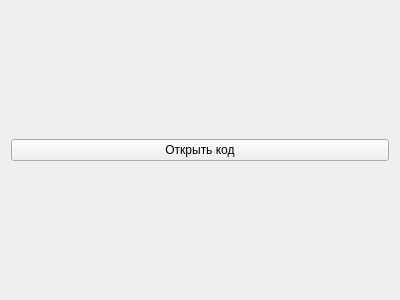
<?xml version="1.0" encoding="UTF-8"?>
<ui version="4.0">
 <class>PromoCodesWidget</class>
 <widget class="QWidget" name="PromoCodesWidget">
  <property name="geometry">
   <rect>
    <x>0</x>
    <y>0</y>
    <width>400</width>
    <height>300</height>
   </rect>
  </property>
  <property name="windowTitle">
   <string>Промокоды</string>
  </property>
  <layout class="QVBoxLayout" name="verticalLayout">
   <item>
    <widget class="QPushButton" name="openPromoCodeButton">
     <property name="text">
      <string>Открыть код</string>
     </property>
    </widget>
   </item>
   <item>
    <layout class="QGridLayout" name="gridLayout"/>
   </item>
  </layout>
 </widget>
 <resources/>
 <connections/>
</ui>
